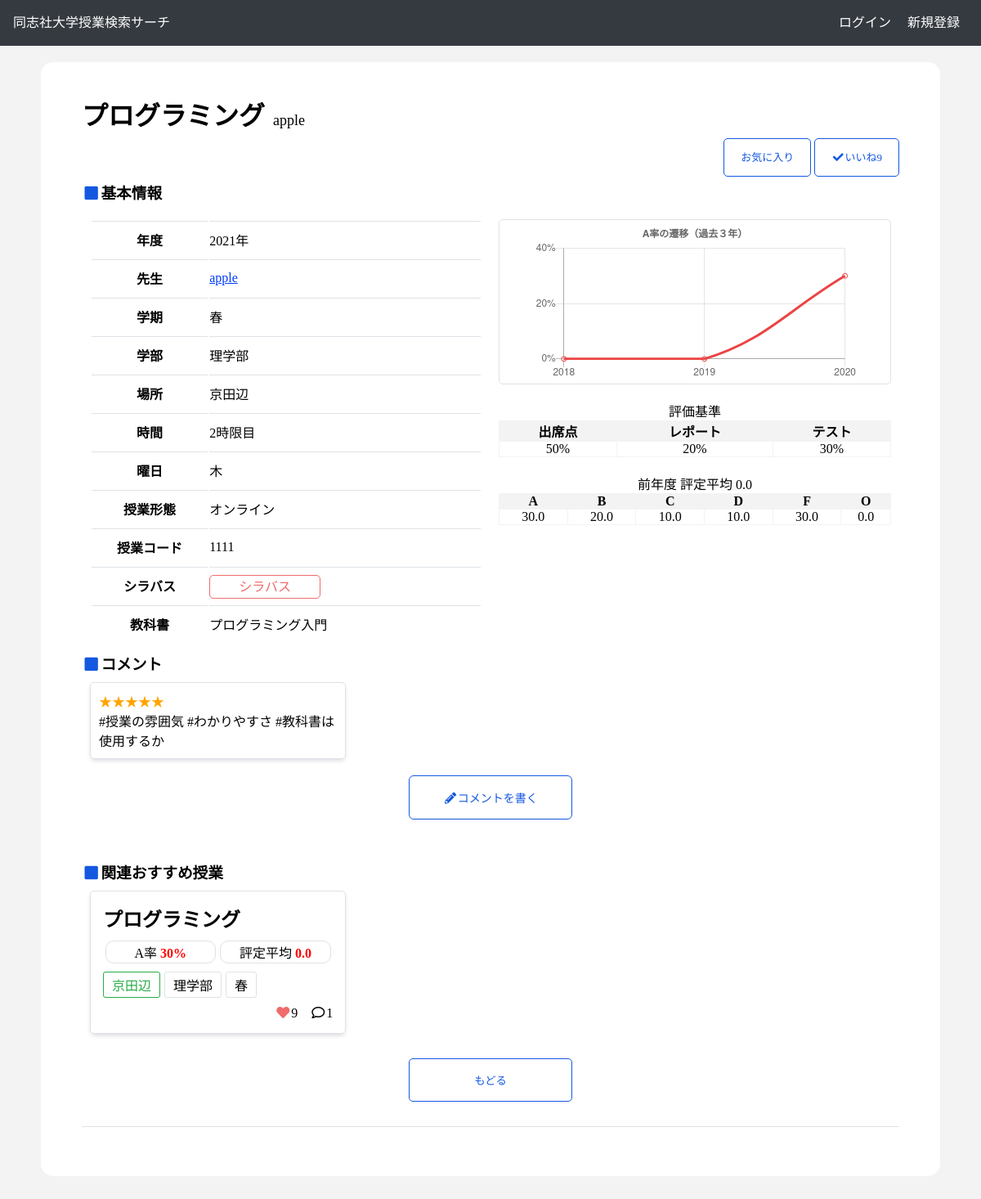
Before: /class/4 with the older database file.
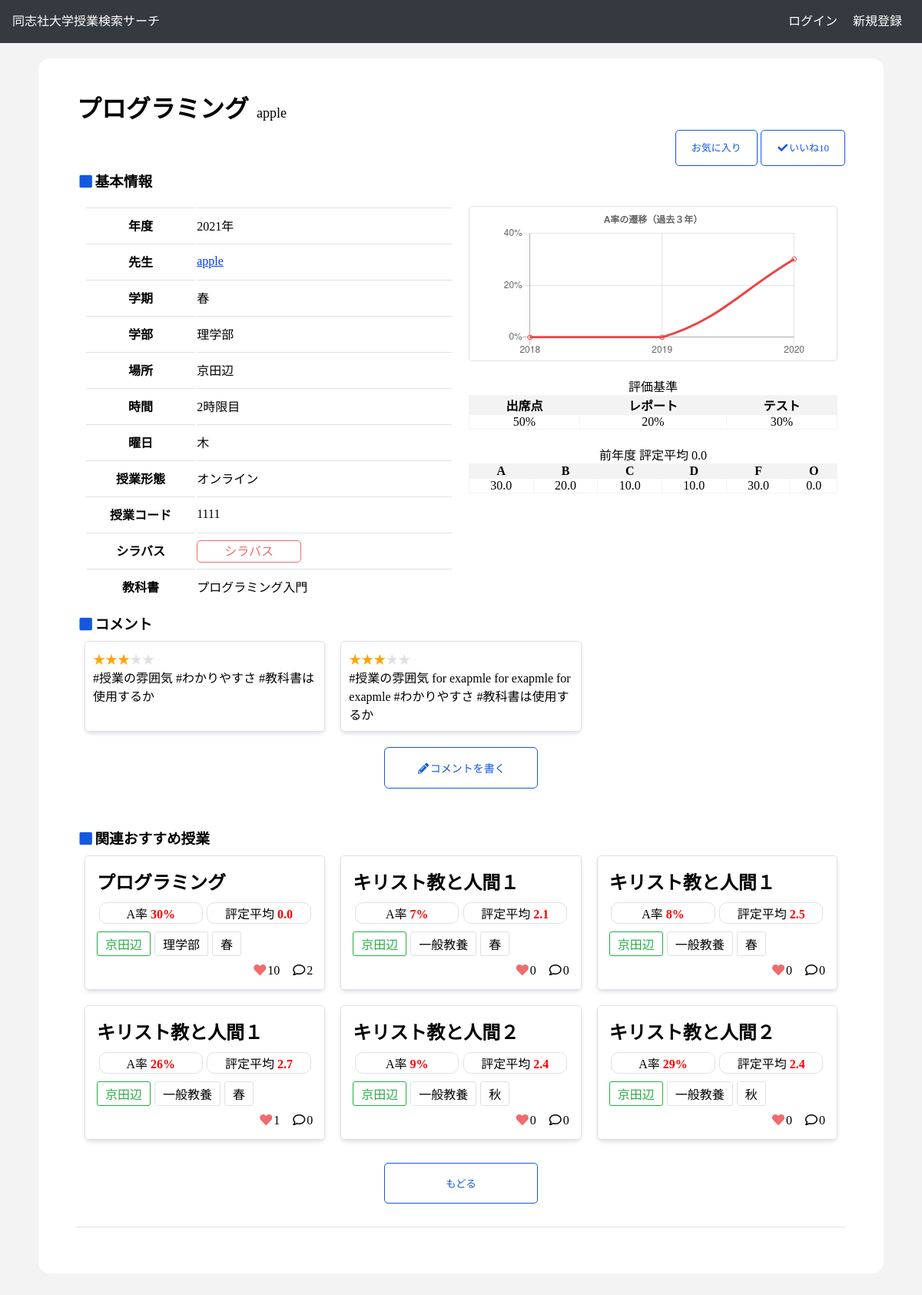
After: the same page with the newer database file.
### dclass_application/models.py (models this page shows, shortened)
class Classes(models.Model):
    class_name = models.CharField(max_length=100)
    a_ratio = models.FloatField(default=0.0)
    b_ratio = models.FloatField(default=0.0)
    c_ratio = models.FloatField(default=0.0)
    d_ratio = models.FloatField(default=0.0)
    f_ratio = models.FloatField(default=0.0)
    o_ratio = models.FloatField(default=0.0)
    average_evaluation = models.FloatField(default=0.0)
    two_ago_a_ratio = models.FloatField(default=0.0)
    three_ago_a_ratio = models.FloatField(default=0.0)
    term = models.CharField(max_length=100)
    year = models.IntegerField(default=2021)
    place = models.CharField(max_length=100)
    class_form = models.CharField(max_length=100)
    day = models.CharField(max_length=100)
    time = models.CharField(max_length=100)
    favorite = models.IntegerField(default=0)
    textbook = models.CharField(max_length=100) #文字列でリスト代用
    code = models.CharField(max_length=100)
    faculty = models.CharField(max_length=100)
    teacher = models.CharField(max_length=100) #文字列でリストを代用
    syllabus_link = models.CharField(max_length=100)
    test_ratio = models.IntegerField(default=0)
    report_ratio = models.IntegerField(default=0)
    participation_ratio = models.IntegerField(default=0)
    comment_num = models.IntegerField(default=0)
    num_student = models.IntegerField(default=0)
    credit = models.IntegerField(default=0)
    def get_short_faculty(self):
        if self.faculty == 'グローバル・コミュニケーション': return 'グロコミ'
        return self.faculty
    def get_round_a_ratio(self):
        return int(self.a_ratio)

class Comment(models.Model):
    text = models.TextField()
    cl = models.ForeignKey(Classes, on_delete=models.CASCADE)
    user = models.ForeignKey('accounts.CustomUser', on_delete=models.DO_NOTHING)
    star = models.IntegerField(default=0)
    created_at = models.DateTimeField(default=timezone.now)
    def get_star(self):
        return '★' * self.star
    def get_left_star(self):
        return '★' * (5 - self.star)

### dclass_application/views.py (the view)
# urls.py: path('class/<int:pk>', ClassView, name = 'class'),
def ClassView(request, pk):
    RELATED_CLASS_CNT = 6
    COMMENT_CNT = 6
    cl = Classes.objects.get(pk=pk)
    related_classs = Classes.objects.filter(place=cl.place)
    comments = Comment.objects.filter(cl=cl)
    params = {
        'cl': cl,
        'related_classes': related_classs[:RELATED_CLASS_CNT],
        'comments': comments[:COMMENT_CNT],
        'form': ClassSeachForm,
    }
    if request.user.is_authenticated:
        params['checked_favorite'] = request.user.favorite_class.filter(pk=pk).exists()
    return render(request, 'class.html', params)

### dclass_application/templates/class.html (shortened to what this page needs)
{% extends 'base.html' %}
{% load static %}
{% block css %}
    <link rel="stylesheet" href="{% static 'css/class.css' %}">
    <link rel="stylesheet" href="{% static 'css/_class_list.css' %}">
{% endblock css %}
{% block main %}
<div class="wrapper">
    <div class="class_title">
        <h1>{{ cl.class_name}}<span class='teacher_span'>{{cl.teacher}}</span></h1>
        <div class="share">
            <div class="share_right">
                {% if user.is_authenticated %}
                    {% if checked_favorite %}
                        <a class="favorite favorite_check" name="{{cl.id}}">お気に入り</a>
                    {% else %}
                        <a class="favorite" name="{{cl.id}}">お気に入り</a>
                    {% endif %}
                {% else %}
                    <a href={% url 'account_login' %} class="favorite">お気に入り</a>
                {% endif %}
                <a class="good" name="{{cl.id}}"><i class="fas fa-check fa-fw"></i>いいね<span class="good_cnt">{{cl.favorite}}</span></a>
            </div>
        </div>
    </div>
    <h3><i class="fas fa-square fa-fw my-blue"></i>基本情報</h3>
    <div class="class_show">
        <div class="class_show_left">
            <table class="basic_info">
                <tr>
                    <th>年度</th>
                    <td>{{ cl.year }}年</td>
                </tr>
                <tr>
                    <th>先生</th>
                    <td class="teacher">
                        <p class="teacher_link">{{ cl.teacher }}</p>
                    </td>
                </tr>
                <tr>
                    <th>学期</th>
                    <td>{{ cl.term }}</td>
                </tr>
                <tr>
                    <th>学部</th>
                    <td>{{ cl.faculty}}</td>
                </tr>
                <tr>
                    <th>場所</th>
                    <td>{{ cl.place}}</td>
                </tr>
                <tr>
                    <th>時間</th>
                    <td>{{ cl.time }}時限目</td>
                </tr>
                <tr>
                    <th>曜日</th>
                    <td>{{ cl.day }}</td>
                </tr>
                <tr>
                    <th>授業形態</th>
                    <td>{{cl.class_form}}</td>
                </tr>
                <tr>
                    <th>授業コード</th>
                    <td>{{cl.code}}</td>
                </tr>
                <tr>
                    <th>シラバス</th>
                    <td><a href="{{cl.syllabus_link}}" target="blank" class="syllabus">シラバス</a></td>
                </tr>
                <tr>
                    <th>教科書</th>
                    <td>
                        <div>{{cl.textbook}}</div>
                    </td>
                </tr>
            </table>
        </div>
        <div class="class_show_right">
            <div class="a_transition">
                <div class="a_chart">
                    <canvas id="chart"></canvas>
                </div>
            </div>
            <div class="evaluation_ratio">
                <table>
                    <caption>評価基準</caption>
                    <tr>
                        <th>出席点</th>
                        <th>レポート</th>
                        <th>テスト</th>
                    </tr>
                    <tr>
                        <td>{{cl.participation_ratio}}%</td>
                        <td>{{cl.report_ratio}}%</td>
                        <td>{{cl.test_ratio}}%</td>
                    </tr>
                </table>
            </div>
            <div class="evaluation_ratio">
                <table>
                    <caption>前年度 評定平均 {{cl.average_evaluation}}</caption>
                    <tr>
                        <th>A</th>
                        <th>B</th>
                        <th>C</th>
                        <th>D</th>
                        <th>F</th>
                        <th>O</th>
                    </tr>
                    <tr>
                        <td>{{cl.a_ratio}}</td>
                        <td>{{cl.b_ratio}}</td>
                        <td>{{cl.c_ratio}}</td>
                        <td>{{cl.d_ratio}}</td>
                        <td>{{cl.f_ratio}}</td>
                        <td>{{cl.o_ratio}}</td>
                    </tr>
                </table>
            </div>
        </div>
    </div>
    <div class="profile_comment">
        <h3><i class="fas fa-square fa-fw my-blue"></i>コメント</h3>
        <div class="comment_w">
            {% for comment in comments %}
                <div class="comment_result">
                    <div class="comment_result_content">
                        <span class="star">{{comment.get_star}}</span><span class="my-gray">{{comment.get_left_star}}</span>
                        <p>{{comment.text}}</p>
                    </div>
                </div>
            {% empty %}
                <p>コメントがありません</p>
            {% endfor %}
        </div>
        <div class="comment_btn">
            {% if user.is_authenticated %}
                <a href={% url 'add_comment' cl.id %}><i class="fas fa-pencil-alt fa-fw"></i>コメントを書く</a>
            {% else %}
                <a href={% url 'account_login' %}><i class="fas fa-pencil-alt fa-fw"></i>コメントを書く</a>
            {% endif %}
        </div>
    </div>
    <div class="related_recommend">
        <h3><i class="fas fa-square fa-fw my-blue"></i>関連おすすめ授業</h3>
        <div class="class_w">
            {% for cl in related_classes %}
                {% include "_class_list.html" %}
            {% empty %}
                <p>おすすめの授業はありません</p>
            {% endfor %}
        </div>
    </div>
    <div class="class_back_btn">
        <form action="{{request.META.HTTP_REFERER}}" method = "get">
            <input type="submit" value="もどる">
        </form>
    </div>
    <div class="class_footer">
    </div>
</div>
{% endblock main %}

### dclass_application/templates/base.html (shortened to what this page needs)
{% load static %}
<!DOCTYPE html>
<html lang="ja">
<head>
    {% block css %}
    {% endblock css %}
    <link rel="stylesheet" href="{% static 'css/main.css' %}">
    <link rel="stylesheet" href="{% static 'css/_header.css' %}">
    <link href="https://use.fontawesome.com/releases/v5.6.1/css/all.css" rel="stylesheet">
</head>
<body>
{% include "_header.html" %}
<div class="main">
    {% block main %}
    {% endblock main %}
</div>
</body>
</html>

### dclass_application/templates/_header.html
<header>
    <ul>
        <div class="header_left">
            <li><a href={% url 'index' %}>同志社大学授業検索サーチ</a></li>
        </div>
        <div class="header_right">
            {% if user.is_authenticated %}
                <li><a href={% url 'profile' %}>プロフィール</a></li>
                <li><a href={% url 'account_logout' %}>ログアウト</a></li>
            {% else %}
                <li><a href={% url 'account_login' %}>ログイン</a>
                <li><a href={% url 'account_signup' %}>新規登録</a></li>
            {% endif %}
        </div>
    </ul>
</header>

### dclass_application/templates/_class_list.html (shortened to what this page needs)
<div class="class_result">
    <a href="{% url 'class' cl.id %}">
        <div class="class_result_content">
            <ul>
                <li class="class_result_title">
                    <h2>{{ cl.class_name }}</h2>
                </li>
                <li>
                    <p class="class_a_average_evaluation">A率 <span class="score">{{cl.get_round_a_ratio}}%</span></p>
                    <p class="class_a_average_evaluation">評定平均 <span class="score">{{cl.average_evaluation}}</span></p>
                </li>
                <li>
                    {% if cl.place == "今出川" %}
                        <p class="tag imadegawa_tag">{{ cl.place }}</p>
                    {% else %}
                        <p class="tag kyoutanabe_tag">{{ cl.place }}</p>
                    {% endif %}
                    <p class="tag faculty_tag">{{ cl.get_short_faculty }}</p>
                    <p class="tag">{{ cl.term }}</p>
                </li>
                <li>
                    <p><i class="fas fa-heart fa-fw my-pink"></i>{{ cl.favorite }}</p>
                    <p><i class="far fa-comment fa-fw"></i>{{cl.comment_num}}</p>
                </li>
            </ul>
        </div>
    </a>
</div>

### dclass_application/static/css/class.css (style rules this page uses)
.a_chart { margin: 0 auto; width: 400px; }
.favorite { color: var(--my-blue); border: 1px solid var(--my-blue); box-sizing: border-box; height: 25px; border-radius: 5px; padding: 15px 20px; font-size: 13px; cursor: pointer; }
.good { height: 25px; border-radius: 5px; padding: 15px 20px; font-size: 13px; border: 1px solid var(--my-blue); color: var(--my-blue); cursor: pointer; }
.related_recommend { margin-top: 50px; }
.syllabus { padding: 5px 35px; width: 100%; border: 1px solid var(--my-pink); color: var(--my-pink); box-sizing: border-box; border-radius: 5px; }
.comment_btn { text-align: center; margin-top: 10px; }
.comment_btn a { color: var(--my-blue); padding: 16px 20px; font-size: 14px; border-radius: 6px; border: 1px solid var(--my-blue); width: 200px; margin: 0 auto; display: block; box-sizing: border-box; }
.class_footer { border-top: 1px solid var(--my-gray); margin-top: 30px; padding-top: 20px; display: flex; }
.class_back_btn { margin-top: 20px; text-align: center; }
.class_back_btn input { padding: 16px 20px; border-radius: 5px; border: 1px solid var(--my-blue); cursor: pointer; background-color: white; color: var(--my-blue); width: 200px; box-sizing: border-box; }
.teacher_link { cursor: pointer; text-decoration: underline; color: rgb(0, 60, 255); }

### dclass_application/static/css/_class_list.css (style rules this page uses)
.class_result_content { padding: 15px; box-sizing: border-box; }
.class_result_content ul li { display: flex; flex-wrap: nowrap; }
.class_result_content ul li:not(:last-child) { padding-bottom: 10px; }
.class_result_content ul li:last-child { justify-content: flex-end; }
.class_result_content ul li:last-child p { margin-left: 15px; }
.class_result { width: calc(calc(100% - 60px)/3); box-sizing: border-box; border: 1px solid var(--my-gray); border-radius: 5px; margin: 10px 10px; box-shadow: 0 3px 6px -2px #000a3c33; transition: box-shadow .2s; }
.class_result_title { align-items: flex-end; }
.evaluation_ratio { width: 100%; box-sizing: border-box; margin-bottom: 20px; }
.evaluation_ratio table { width: 100%; text-align: center; border-collapse: collapse; border-radius: 5px; }
.evaluation_ratio table th { border: solid 1px var(--my-light-gray); background-color: var(--my-light-gray); }
.evaluation_ratio table td { border: solid 1px var(--my-light-gray); }
.class_show { display: flex; flex-wrap: wrap; margin-top: 10px; }
.class_show_left { width: 50%; padding: 10px; box-sizing: border-box; }
.class_show_right { width: 50%; padding: 10px; box-sizing: border-box; }
.a_transition { width: 100%; border: 1px solid var(--my-gray); border-radius: 5px; box-sizing: border-box; margin-bottom: 20px; }
.basic_info { width: 100%; }
.basic_info th { border-top: 1px solid var(--my-gray); box-sizing: border-box; padding: 10px 0px; width: 30%; }
.basic_info td { border-top: 1px solid var(--my-gray); padding: 10px 0px; box-sizing: border-box; }
.tag { border-radius: 3px; box-sizing: border-box; border: 1px solid var(--my-gray); padding: 3px 10px; max-width: 50%; }
.tag:not(:last-child) { margin-right: 5px; }
.kyoutanabe_tag { background-color: white; border: 1px solid #26ac45; color:#26ac45; }
.class_a_average_evaluation { width: 48%; box-sizing: border-box; padding: 1px 12px; margin: 0 1%; border-radius: 10px; border: 1px solid var(--my-gray); color: black; text-align: center; }
.score { color: red; font-weight: bold; }

### dclass_application/static/css/_header.css (style rules this page uses)
.header_right { margin-left: auto; display: flex; }
.header_right li { padding: 0px 10px; box-sizing: border-box; }
header a { color: white; }
header ul { display: flex; }

Changed rows visible on the page:
removed Comment: get_star "★★★★★", text "#授業の雰囲気 #わかりやすさ #教科書は使用するか"
changed Classes "プログラミング": favorite "9" → "10"; comment_num "1" → "2"
added Comment: get_star "★★★", get_left_star "★★", text "#授業の雰囲気 #わかりやすさ #教科書は使用するか"
added Comment: get_star "★★★", get_left_star "★★", text "#授業の雰囲気 for exapmle for exapmle for exapmle #わかりやすさ #教科書は使用するか"
added Classes: class_name "キリスト教と人間１", get_round_a_ratio "7", average_evaluation "2.1", place "京田辺", get_short_faculty "一般教養", term "春", favorite "0", comment_num "0"
added Classes: class_name "キリスト教と人間１", get_round_a_ratio "8", average_evaluation "2.5", place "京田辺", get_short_faculty "一般教養", term "春", favorite "0", comment_num "0"
added Classes: class_name "キリスト教と人間１", get_round_a_ratio "26", average_evaluation "2.7", place "京田辺", get_short_faculty "一般教養", term "春", favorite "1", comment_num "0"
added Classes: class_name "キリスト教と人間２", get_round_a_ratio "9", average_evaluation "2.4", place "京田辺", get_short_faculty "一般教養", term "秋", favorite "0", comment_num "0"
added Classes: class_name "キリスト教と人間２", get_round_a_ratio "29", average_evaluation "2.4", place "京田辺", get_short_faculty "一般教養", term "秋", favorite "0", comment_num "0"
